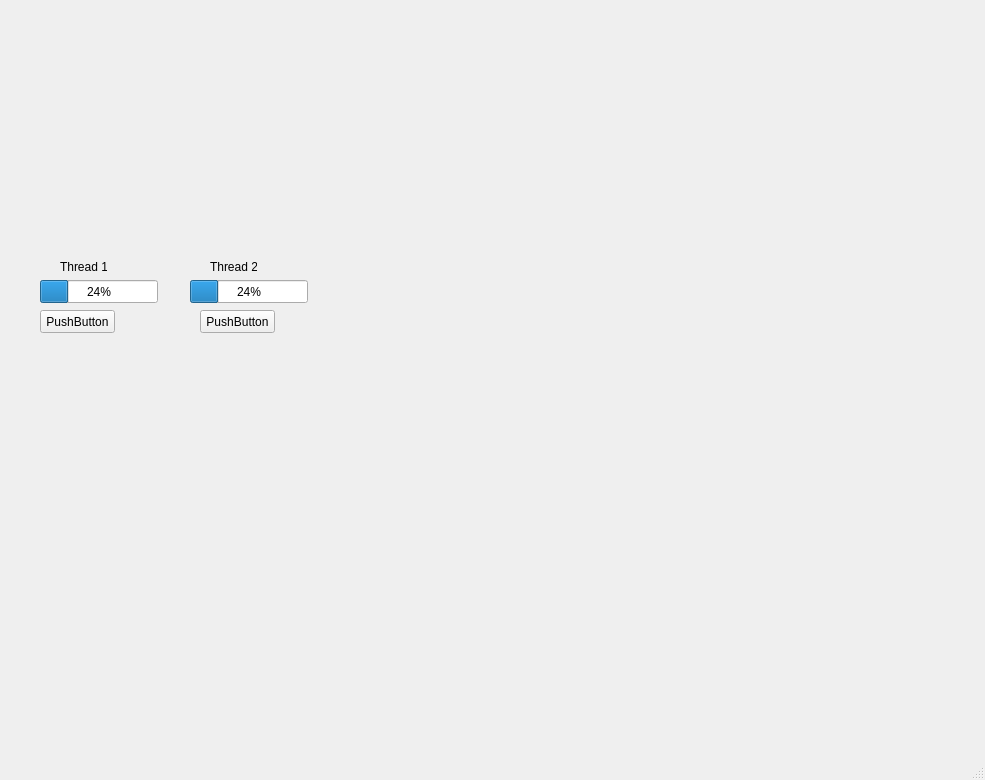
<?xml version="1.0" encoding="UTF-8"?>
<ui version="4.0">
 <class>MainWindow</class>
 <widget class="QMainWindow" name="MainWindow">
  <property name="geometry">
   <rect>
    <x>0</x>
    <y>0</y>
    <width>985</width>
    <height>780</height>
   </rect>
  </property>
  <property name="windowTitle">
   <string>MainWindow</string>
  </property>
  <widget class="QWidget" name="centralwidget">
   <widget class="QProgressBar" name="progressBar">
    <property name="geometry">
     <rect>
      <x>40</x>
      <y>280</y>
      <width>118</width>
      <height>23</height>
     </rect>
    </property>
    <property name="value">
     <number>24</number>
    </property>
   </widget>
   <widget class="QLabel" name="label">
    <property name="geometry">
     <rect>
      <x>60</x>
      <y>260</y>
      <width>47</width>
      <height>13</height>
     </rect>
    </property>
    <property name="text">
     <string>Thread 1</string>
    </property>
   </widget>
   <widget class="QProgressBar" name="progressBar_2">
    <property name="geometry">
     <rect>
      <x>190</x>
      <y>280</y>
      <width>118</width>
      <height>23</height>
     </rect>
    </property>
    <property name="value">
     <number>24</number>
    </property>
   </widget>
   <widget class="QLabel" name="label_2">
    <property name="geometry">
     <rect>
      <x>210</x>
      <y>260</y>
      <width>47</width>
      <height>13</height>
     </rect>
    </property>
    <property name="text">
     <string>Thread 2</string>
    </property>
   </widget>
   <widget class="QPushButton" name="pushButton">
    <property name="geometry">
     <rect>
      <x>40</x>
      <y>310</y>
      <width>75</width>
      <height>23</height>
     </rect>
    </property>
    <property name="text">
     <string>PushButton</string>
    </property>
   </widget>
   <widget class="QPushButton" name="pushButton_2">
    <property name="geometry">
     <rect>
      <x>200</x>
      <y>310</y>
      <width>75</width>
      <height>23</height>
     </rect>
    </property>
    <property name="text">
     <string>PushButton</string>
    </property>
   </widget>
  </widget>
  <widget class="QMenuBar" name="menubar">
   <property name="geometry">
    <rect>
     <x>0</x>
     <y>0</y>
     <width>985</width>
     <height>21</height>
    </rect>
   </property>
  </widget>
  <widget class="QStatusBar" name="statusbar"/>
 </widget>
 <resources/>
 <connections/>
</ui>
